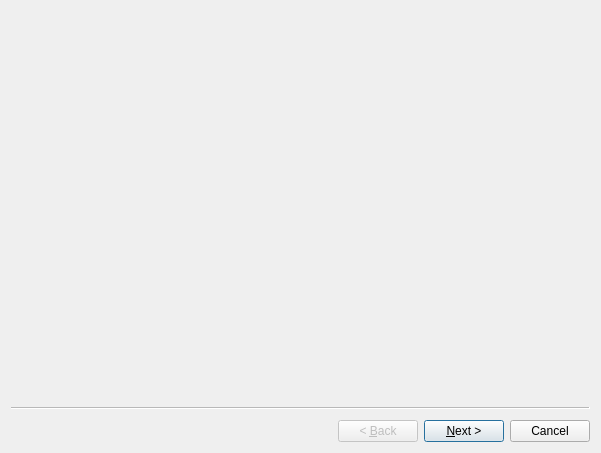
<?xml version="1.0" encoding="UTF-8"?>
<ui version="4.0">
 <class>Wizard</class>
 <widget class="QWizard" name="Wizard">
  <property name="geometry">
   <rect>
    <x>0</x>
    <y>0</y>
    <width>601</width>
    <height>453</height>
   </rect>
  </property>
  <property name="windowTitle">
   <string>Wizard</string>
  </property>
  <widget class="QWizardPage" name="wizardPage1"/>
  <widget class="QWizardPage" name="wizardPage2"/>
 </widget>
 <resources/>
 <connections/>
</ui>
